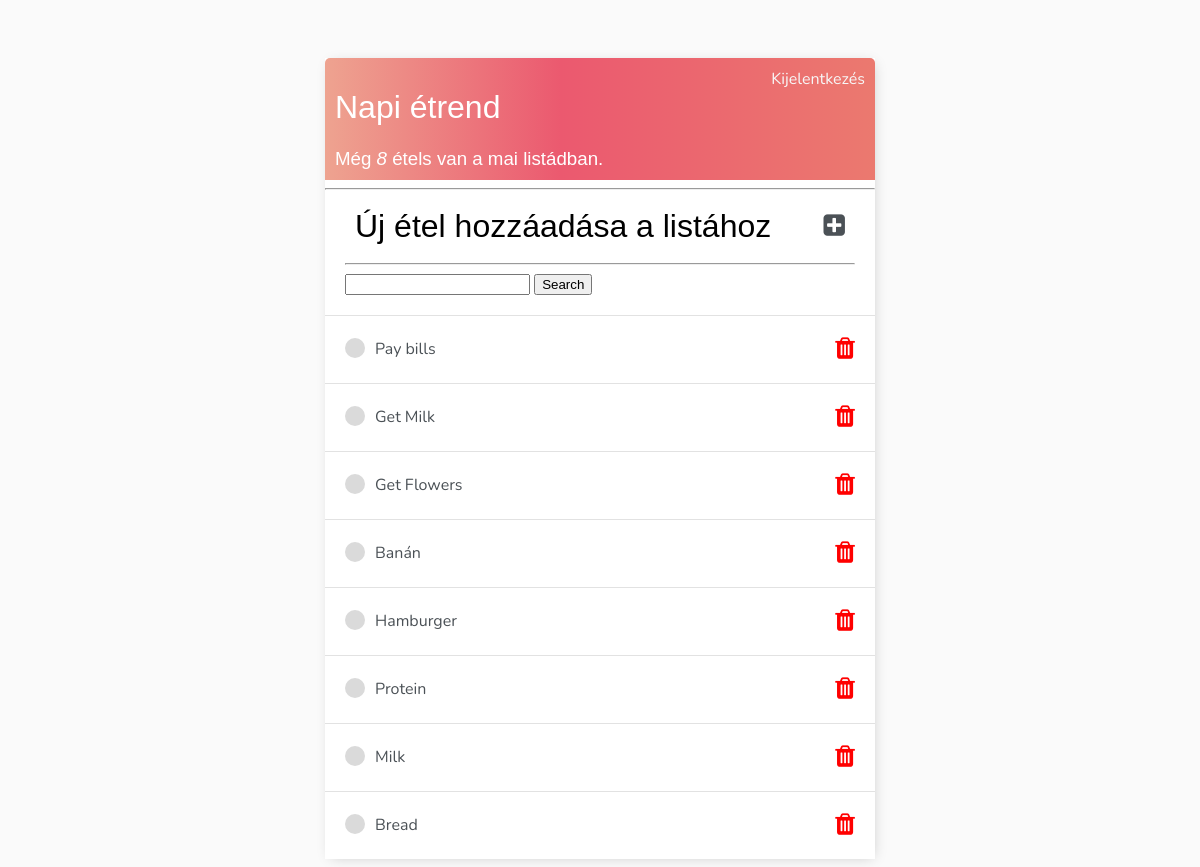
Screenshot of / (signed in) with the database file from the repository.
### base/models.py (models this page shows)
class Task(models.Model):
    user = models.ForeignKey(User, on_delete=models.CASCADE, null=True, blank=True)
    title = models.CharField(max_length=200)
    description = models.TextField(null=True, blank=True)
    complete = models.BooleanField(default=False)
    create = models.DateTimeField(auto_now_add=True)
    def __str__(self):
        return self.title
    class Meta:
        ordering = ['complete']

### base/views.py (the view)
# urls.py: path('', TaskList.as_view(), name='tasks'),
class TaskList(LoginRequiredMixin, ListView):
    model = Task
    context_object_name = 'tasks'
    def get_context_data(self, **kwargs):
        context = super().get_context_data(**kwargs)
        context['tasks'] = context['tasks'].filter(user=self.request.user)
        context['count'] = context['tasks'].filter(complete=False).count()
        search_input = self.request.GET.get('search-area') or ''
        if search_input:
            context['tasks'] = context['tasks'].filter(title__startswith=search_input)
        context['search-input'] = search_input
        return context

### base/templates/base/task_list.html (shortened to what this page needs)
{% extends 'base/main.html' %}
{% block content %}
<div class="header-bar">
    <div>
        <h1>Napi étrend</h1>
        <h3 style="margin:0">Még <i>{{ count }}</i> étel{{count|pluralize }} van a mai listádban. </h3>
    </div>
    {% if request.user.is_authenticated %}
    <a href="{% url 'logout' %}">Kijelentkezés</a>
    {% else %}
    <a href="{% url 'login' %}">Bejelentkezés</a>
    {% endif %}
</div>
    <hr>
    <div class="header-bottom">
        <div class="header-inside">
        <h1>Új étel hozzáadása a listához {{ context.color }}</h1>
        <a href="{% url 'task-create'%}"><i class='fa fa-plus-square'></i>
        </a>
        </div>
<hr>
        <form method="GET" action="">
            <input type="text" name="search-area" id="" value="{{ search_input }}">
            <input type="submit" value="Search">
        </form>
    </div>
    <div class="task-items-wrapper">
        {% for task in tasks %}
        <div class=task-wrapper>
            {% if task.complete %}
                <div class="task-title">
                    <div class="task-complete-icon"></div>
                    <i><s><a href="{% url 'task-update' task.id %}">{{ task }}</a></s></i>
                </div>
            {% else %}
            <div class="task-title">
                <div class="task-incomplete-icon"></div>
                <a href="{% url 'task-update' task.id %}">{{ task }}</a>
            </div>
            {% endif %}
            <td><a class="delete-link" href="{% url 'task-delete' task.id %}"><i class='fa fa-trash red-color'></i>
            </a></td>
        </div>
        {% empty %}
        <h3>A lista üres.</h3>
        {% endfor %}
    </div>
{% endblock content %}

### base/templates/base/main.html (style rules this page uses)
body { background-color: #FAFAFA; font-family: 'Nunito', sans-serif; padding-top: 50px; }
h1, h2, h3, h4, h5, h6 { font-family: 'Raleway', sans-serif; font-weight: 100; }
a, p { color: #4b5156; }
.header-bar { display: flex; justify-content: space-between; color: #fff; padding: 10px; border-radius: 5px 5px 0 0; background: linear-gradient(90deg, #EEA390 0%, #EB596F 43%, #EB796F 100%); }
.header-bar a { color: rgb(247, 247, 247); text-decoration: none; }
.task-wrapper { display: flex; align-items: center; justify-content: space-between; padding: 20px; background-color: #fff; border-top: 1px solid rgb(226, 226, 226); }
.delete-link { text-decoration: none; }
.header-bottom { padding: 0 20px 20px 20px; }
.task-title a { text-decoration: none; color: #4b5156; margin-left: 10px; }
.task-incomplete-icon { height: 20px; width: 20px; background-color: rgb(218, 218, 218); border-radius: 50%; }
.task-title { display: flex; }
.red-color { color: red; font-size: 25px; }
.header-bottom h1 { margin-bottom: 0px; margin-top: 0; }
.fa-plus-square { font-size: 25px; }
.header-inside { display: flex; align-items: center; justify-content: space-between; padding: 10px; }

### rows the page displays
Task: title "Pay bills"
Task: title "Get Milk"
Task: title "Get Flowers"
Task: title "Banán"
Task: title "Hamburger"
Task: title "Protein"
Task: title "Milk"
Task: title "Bread"

### other values shown
{{ count }} "8"
